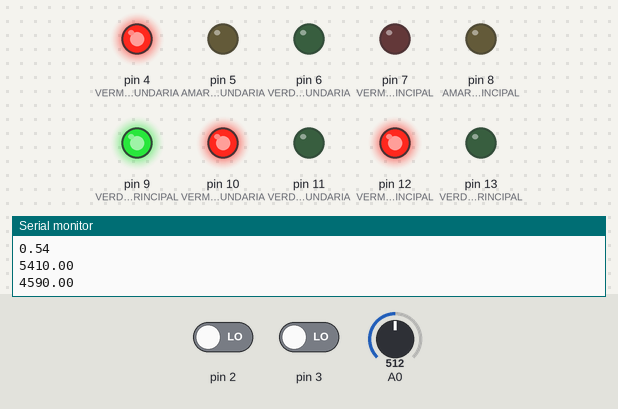
A sketch run on a simulated Arduino Uno, built with avr-gcc and run on an emulated ATmega328P. Shown: output pins drawn as LEDs (lit = HIGH), the last lines printed to the serial monitor. The test bench sets the inputs (shaded band); at power-on: pin 2 LOW, A0 = 512, pin 3 LOW.

Above: at 0.1 s.
18.1 s: pin 2 driven HIGH
At 23.9 s:
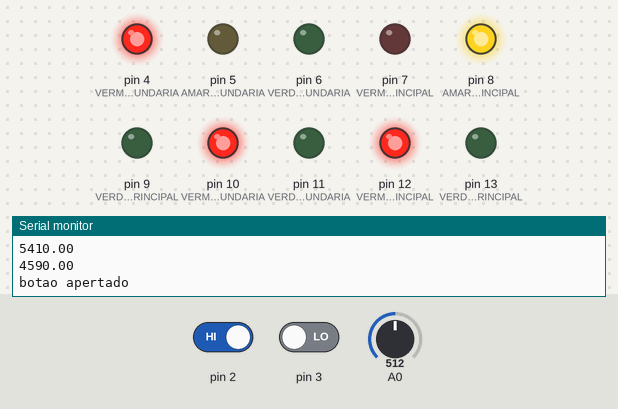
At 26.7 s:
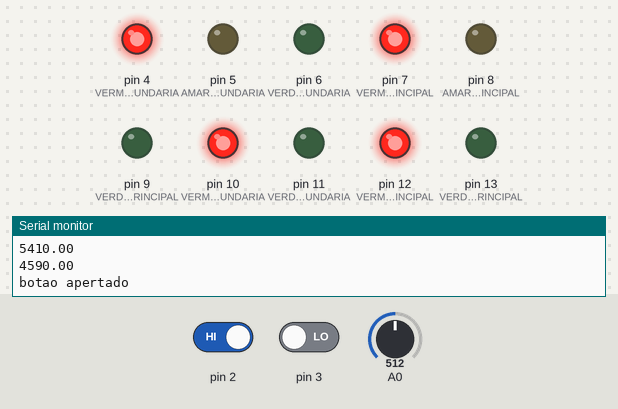
45.1 s: A0 set to 389
At 58.1 s:
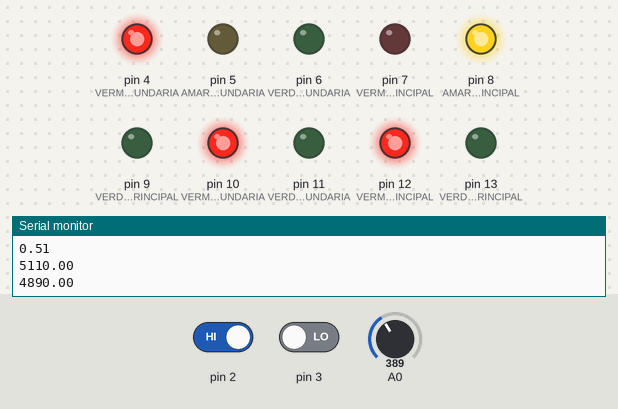
58.6 s: A0 set to 365
Timing chart, 0 to 78.1 s (numbered marks = the images above; inputs shaded):
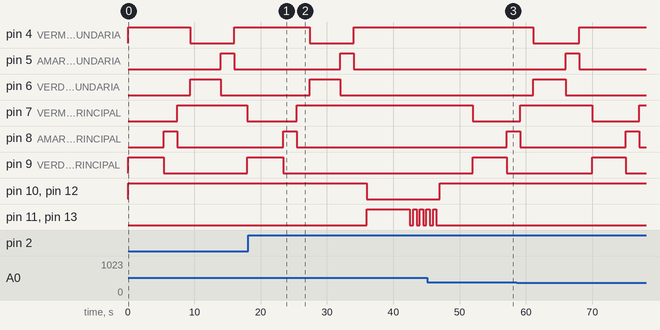

Measured:
- after the input at 18.1 s, pin 7 (VERMELHO_RUA_PRINCIPAL): goes on until 25.4 s, then stays HIGH; pin 8 (AMARELHO_RUA_PRINCIPAL): goes on until 25.4 s, then stays LOW
- after the input at 45.1 s, pin 8 (AMARELHO_RUA_PRINCIPAL): LOW → HIGH after 12.0 s instead of 12.3 s

The sketch:

Arduino_traffic_light_simulator.ino
```cpp
const int X = 2000;
const int Y = 2000;
const int G_Total = 10000; //10s
const int semaferoPedestre = 10000;

const int VERMELHO_PEDESTRE_PRINCIPAL = 12;
const int VERDE_PEDESTRE_PRINCIPAL = 13;
const int VERMELHO_PEDESTRE_SEGUNDARIA = 10;
const int VERDE_PEDESTRE_SEGUNDARIA = 11;

const int VERMELHO_RUA_PRINCIPAL = 7;
const int AMARELHO_RUA_PRINCIPAL = 8;
const int VERDE_RUA_PRINCIPAL = 9;

const int VERDE_RUA_SEGUNDARIA = 6; //
const int AMARELHO_RUA_SEGUNDARIA = 5;
const int VERMELHO_RUA_SEGUNDARIA = 4;


float b,n;

float VERDE_SEMAFERO_PRINCIPAL;
float VERDE_SEMAFERO_SEGUNDARIO;

bool botao_apertado = false;
int esperabotao = 1;


void setup(){

  Serial.begin(9600);

  pinMode(A0, INPUT);

  pinMode(VERDE_RUA_SEGUNDARIA, OUTPUT);
  pinMode(AMARELHO_RUA_SEGUNDARIA, OUTPUT);
  pinMode(VERMELHO_RUA_SEGUNDARIA, OUTPUT);

  pinMode(VERMELHO_RUA_PRINCIPAL, OUTPUT);
  pinMode(AMARELHO_RUA_PRINCIPAL, OUTPUT);
  pinMode(VERDE_RUA_PRINCIPAL, OUTPUT);

  attachInterrupt(0, parar, RISING);
  attachInterrupt(1, parar, RISING);

  pinMode(VERDE_PEDESTRE_PRINCIPAL, OUTPUT);
  pinMode(VERMELHO_PEDESTRE_PRINCIPAL, OUTPUT);

  pinMode(VERDE_PEDESTRE_SEGUNDARIA, OUTPUT);
  pinMode(VERMELHO_PEDESTRE_SEGUNDARIA, OUTPUT);
}

void loop(){
  int potencia = analogRead(A0);
  Serial.println(potencia);

  if(potencia < 342){
    b = map( potencia, 0, 341, 200, 500);
  	n = b/1000;
  }else{
    b = map( potencia, 342, 1023, 500, 667);
  	n = b/1000;
  }

  Serial.println(n);

  VERDE_SEMAFERO_PRINCIPAL = G_Total*n;
  VERDE_SEMAFERO_SEGUNDARIO = G_Total - VERDE_SEMAFERO_PRINCIPAL;

  Serial.println(VERDE_SEMAFERO_PRINCIPAL);
  Serial.println(VERDE_SEMAFERO_SEGUNDARIO);

  digitalWrite(VERMELHO_PEDESTRE_PRINCIPAL,HIGH);
  digitalWrite(VERMELHO_PEDESTRE_SEGUNDARIA,HIGH);

  digitalWrite(VERDE_RUA_PRINCIPAL, HIGH);
  digitalWrite(VERMELHO_RUA_SEGUNDARIA, HIGH);
  delay(VERDE_SEMAFERO_PRINCIPAL);
  digitalWrite(VERDE_RUA_PRINCIPAL, LOW);
  digitalWrite(AMARELHO_RUA_PRINCIPAL, HIGH);
  delay(Y);
  digitalWrite(AMARELHO_RUA_PRINCIPAL, LOW);
  digitalWrite(VERMELHO_RUA_PRINCIPAL, HIGH);
  delay(X);

  digitalWrite(VERMELHO_RUA_SEGUNDARIA, LOW);
  digitalWrite(VERDE_RUA_SEGUNDARIA, HIGH);
  delay(VERDE_SEMAFERO_SEGUNDARIO);
  digitalWrite(VERDE_RUA_SEGUNDARIA, LOW);
  digitalWrite(AMARELHO_RUA_SEGUNDARIA, HIGH);
  delay(Y);
  digitalWrite(AMARELHO_RUA_SEGUNDARIA, LOW);
  digitalWrite(VERMELHO_RUA_SEGUNDARIA, HIGH);
  delay(X);

  if (botao_apertado == true & esperabotao >=2){
    digitalWrite(VERMELHO_PEDESTRE_PRINCIPAL,LOW);
    digitalWrite(VERMELHO_PEDESTRE_SEGUNDARIA,LOW);
    digitalWrite(VERDE_PEDESTRE_PRINCIPAL,HIGH);
    digitalWrite(VERDE_PEDESTRE_SEGUNDARIA,HIGH);
    delay(semaferoPedestre*0.6);
    digitalWrite(VERDE_PEDESTRE_PRINCIPAL,LOW);
    digitalWrite(VERDE_PEDESTRE_SEGUNDARIA,LOW);
    for (int i = 0; i <= ((semaferoPedestre*0.4)/1000); i++) {
      digitalWrite(VERDE_PEDESTRE_PRINCIPAL,HIGH);
      digitalWrite(VERDE_PEDESTRE_SEGUNDARIA,HIGH);
      delay(500);
      digitalWrite(VERDE_PEDESTRE_PRINCIPAL,LOW);
      digitalWrite(VERDE_PEDESTRE_SEGUNDARIA,LOW);
      delay(500);
    }
    digitalWrite(VERMELHO_PEDESTRE_PRINCIPAL,HIGH);
    digitalWrite(VERMELHO_PEDESTRE_SEGUNDARIA,HIGH);
    delay(5000);

    esperabotao = 0;
    botao_apertado = false;
  }

  digitalWrite(VERMELHO_RUA_PRINCIPAL, LOW);

  esperabotao++;

}

void parar()
{
  Serial.println("botao apertado");
  botao_apertado = true;
}
```
